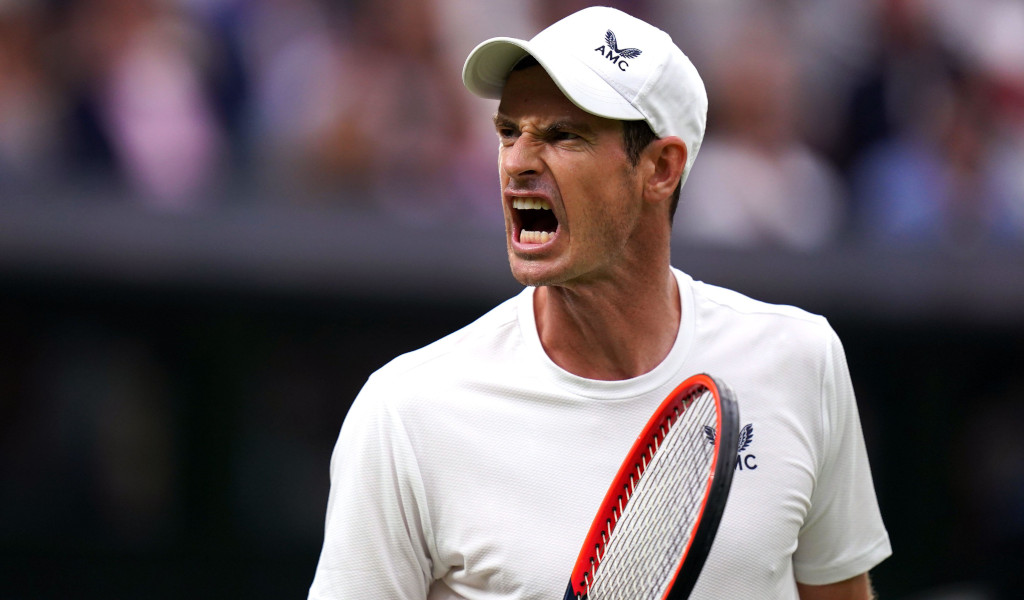
#> input picture data/images/andy.jpg, 1024 x 600 px
$ python masking.py
#> lines starting #> are read from the running program, lines starting #| are printed output that depends on the picture; after the words box and inside, x2 and y2 are one past the last pixel; in counts of white or black regions, pixels touching at a corner belong together
"""
_summary_

This script shows how to perform masking on images to segment out ROI (regions of interest) using bitwise operations. Essentially a binary mask is used with the region
we want to extract as foreground and everything else acting as background.
"""

__maintainer__ = "Nikunj Lad"

# import relevant libraries
import cv2, sys, argparse
import numpy as np

# parsing command line arguments
ap = argparse.ArgumentParser()
ap.add_argument("-i", "--image", type=str, default="../../data/images/andy.jpg", help="Path to input image")
args = vars(ap.parse_args())

# reading the image
image = cv2.imread(args["image"])
#> image is the input picture: shape (600, 1024, 3); mean B, G, R 98.2, 93, 103.6
cv2.imshow("Original Image", image)

# body: BL = (x=307, y=599), TL = (x=307, y=7), TR=(x=894, y=7), BR = (x=894, y=599)
body_canvas = np.zeros(image.shape[:2], dtype=np.uint8)
body_mask = cv2.rectangle(body_canvas, (307, 7), (894, 599), 255, -1)
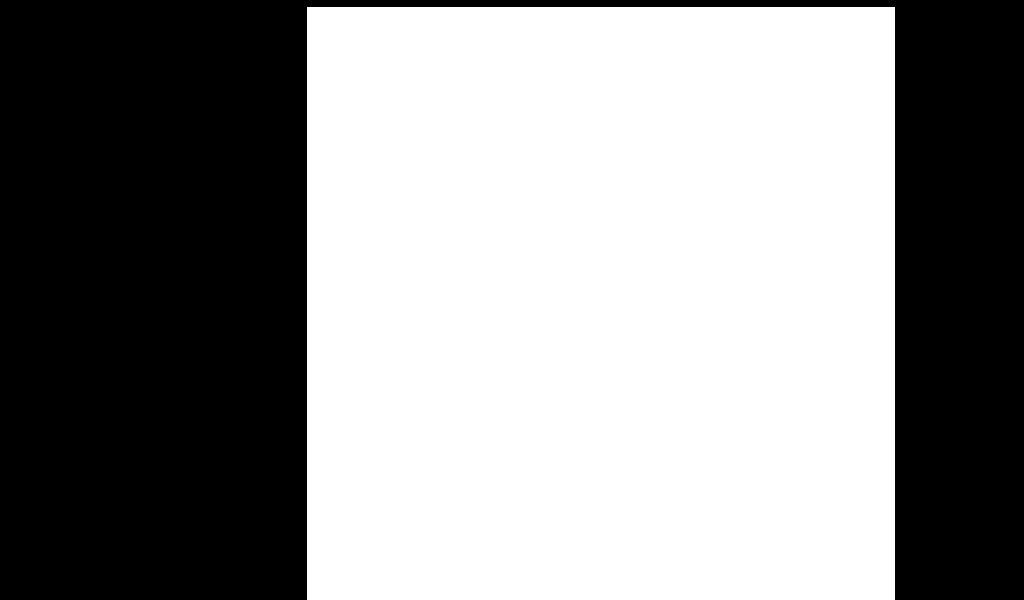
#> body_canvas: shape (600, 1024); 56.8% white; 1 black region, box (x1, y1, x2, y2) and area: (0, 0, 1024, 600) 265716
cv2.imshow("Body Mask", body_mask)

# extract body using body mask
# notice how for bitwise AND operation both source and the destination image are the same. That's because, we want to keep the original image channels of 3 but just tell
# OpenCV to leverage a binary mask to extract the region of interest.
body = cv2.bitwise_and(image, image, mask=body_mask)
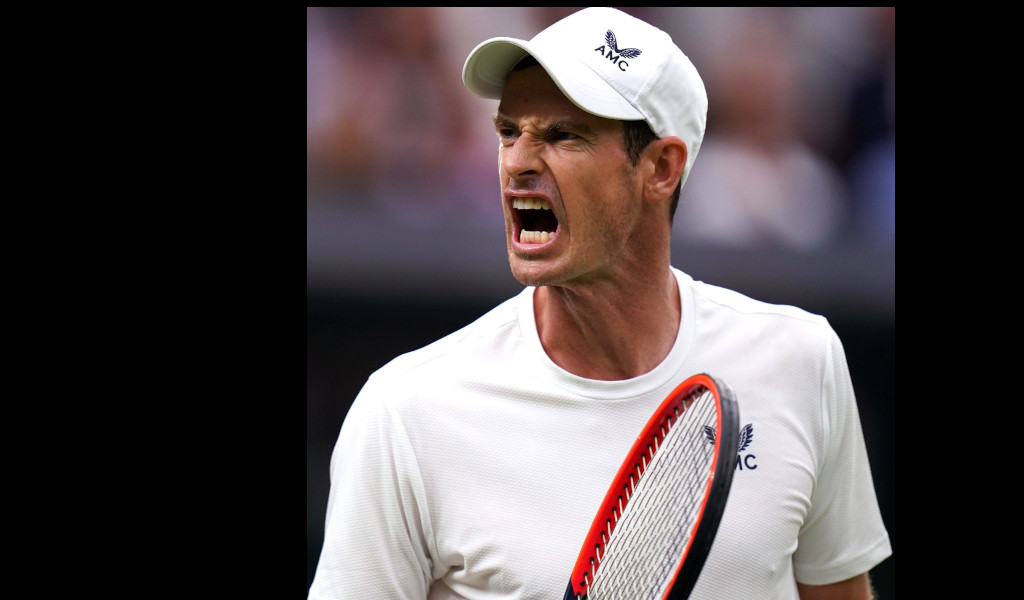
#> body: shape (600, 1024, 3); mean B, G, R 76.1, 74.8, 83.1
cv2.imshow("Andy's Body", body)

# face: TL = (x=420, y=0), BL = (x=430, y=320), TR=(x=730, y=0), BR = (x=740, y=320)
face_canvas = np.zeros(image.shape[:2], dtype=np.uint8)
face_mask = cv2.circle(face_canvas, (580, 160), 160, 255, -1)
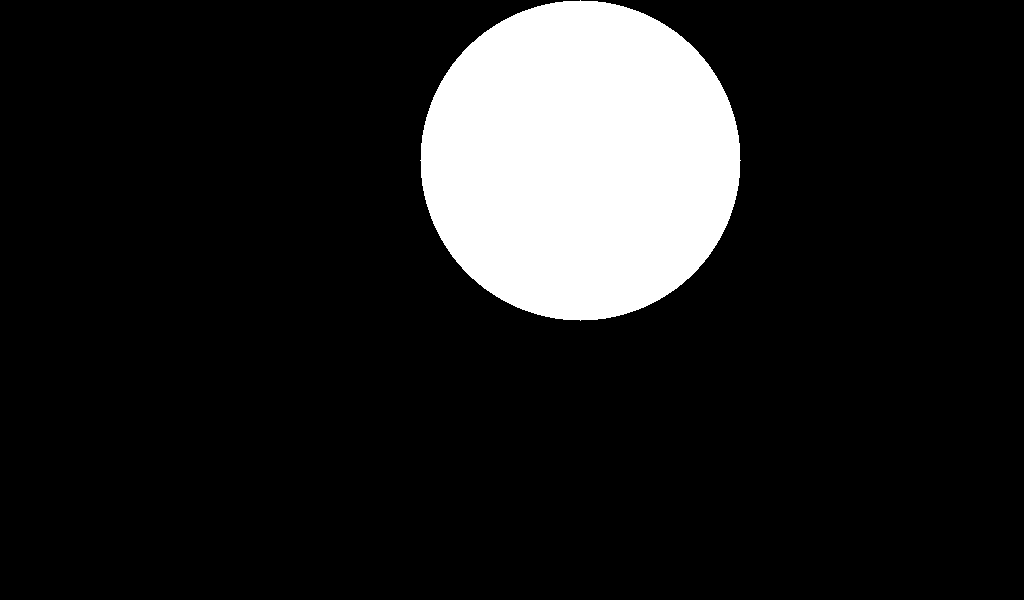
#> face_canvas: shape (600, 1024); 13.1% white; 1 white region, box (x1, y1, x2, y2) and area: (420, 0, 741, 321) 80381
cv2.imshow("Face Mask", face_mask)

# extract face using face mask
face = cv2.bitwise_and(image, image, mask=face_mask)
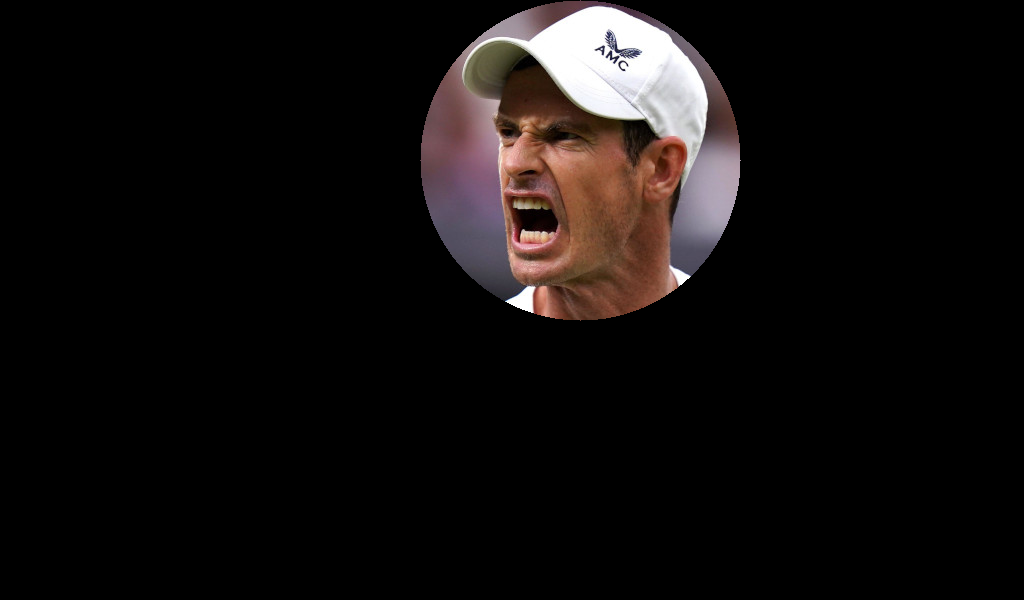
#> face: shape (600, 1024, 3); mean B, G, R 14.2, 14.8, 18.2
cv2.imshow("Andy's Face", face)

cv2.waitKey(0)
cv2.destroyAllWindows()

sys.exit(0)
#> (the program exits here)

$ run again, with data/images/sun.jpg copied over data/images/andy.jpg
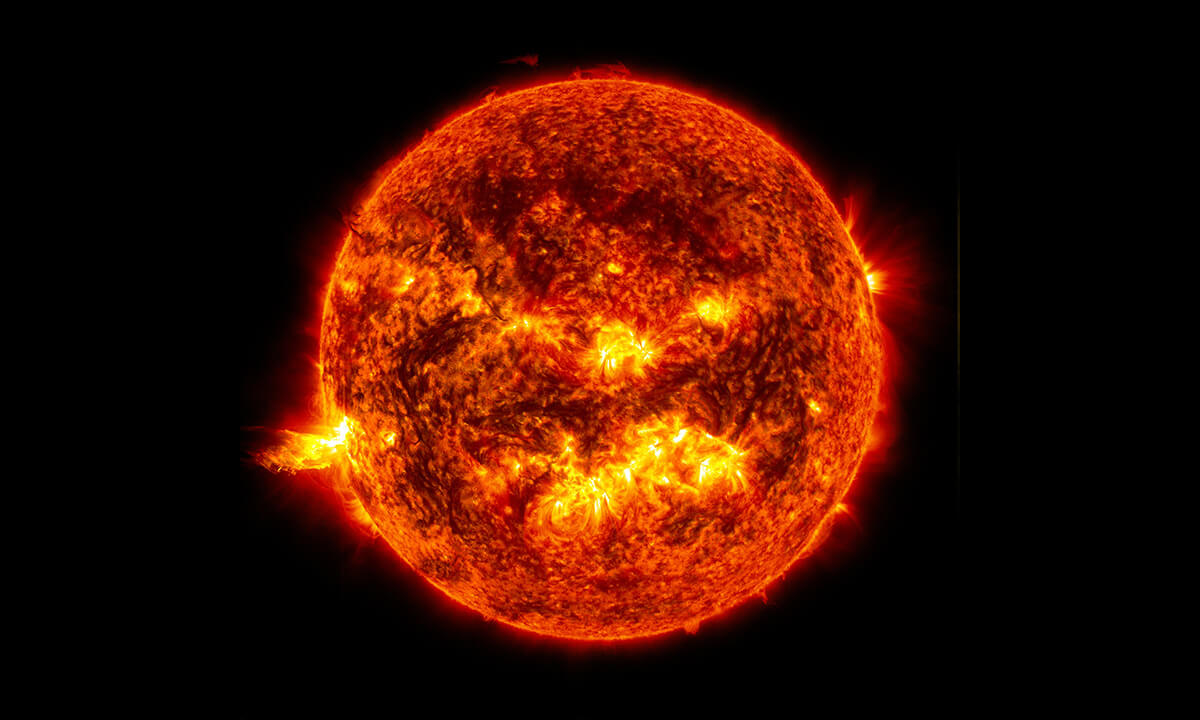
#> input picture data/images/sun.jpg, 1200 x 720 px
#> image is the input picture: shape (720, 1200, 3); mean B, G, R 2.2, 17.1, 61.1
#> `body_mask = cv2.rectangle(body_canvas, (307, 7), (894, 599), 255, -1)`:
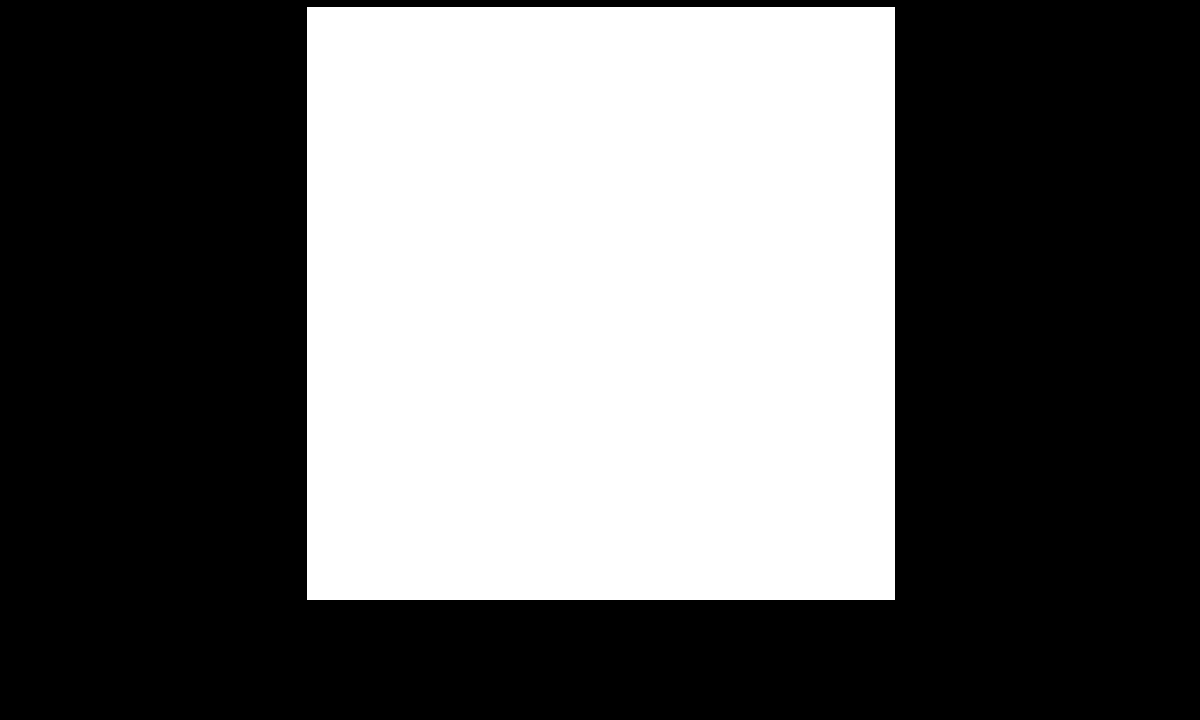
#> body_canvas: shape (720, 1200); 40.4% white; 1 white region, box (x1, y1, x2, y2) and area: (307, 7, 895, 600) 348684
#> face_canvas: shape (720, 1200); 9.3% white; 1 white region, box (x1, y1, x2, y2) and area: (420, 0, 741, 321) 80381
#> `face = cv2.bitwise_and(image, image, mask=face_mask)`:
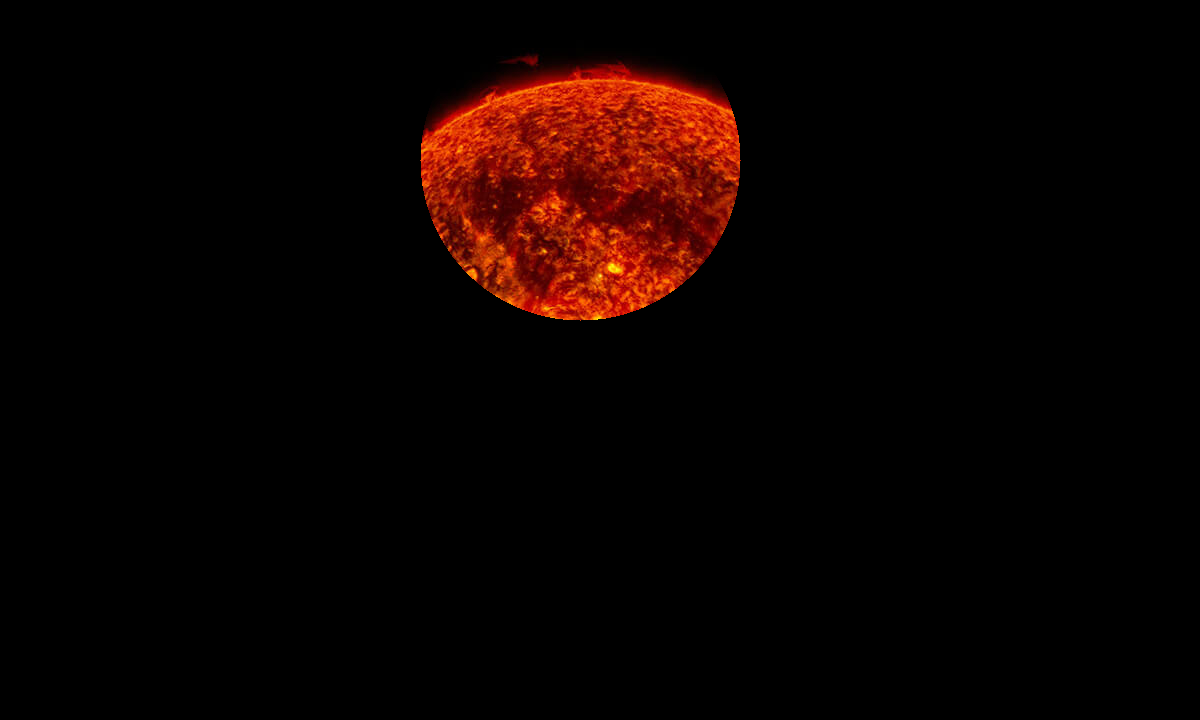
#> face: shape (720, 1200, 3); mean B, G, R 0.4, 2.2, 12

$ run again, with data/images/sunset.jpg copied over data/images/andy.jpg
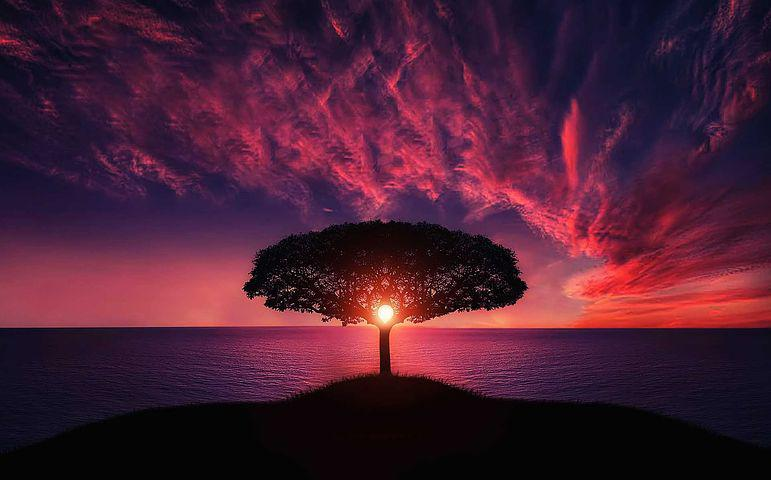
#> input picture data/images/sunset.jpg, 771 x 480 px
#> image is the input picture: shape (480, 771, 3); mean B, G, R 51.4, 30.4, 73.7
#> `body_mask = cv2.rectangle(body_canvas, (307, 7), (894, 599), 255, -1)`:
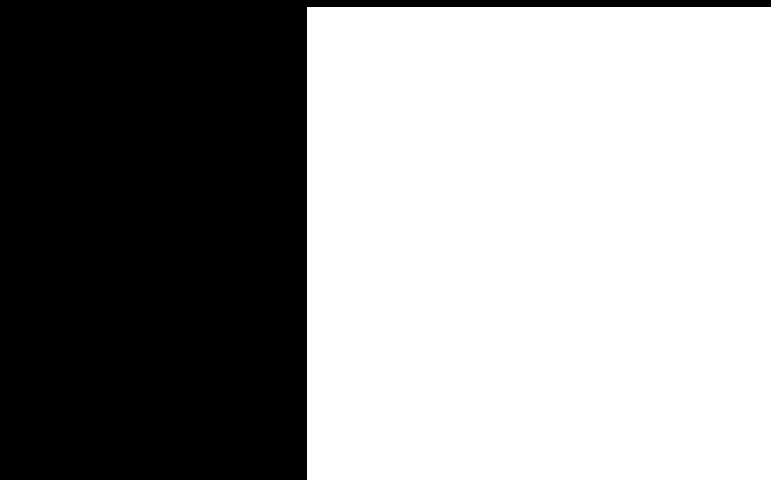
#> body_canvas: shape (480, 771); 59.3% white; 1 black region, box (x1, y1, x2, y2) and area: (0, 0, 771, 480) 150608
#> face_canvas: shape (480, 771); 21.7% white; 1 white region, box (x1, y1, x2, y2) and area: (420, 0, 741, 321) 80381
#> `face = cv2.bitwise_and(image, image, mask=face_mask)`:
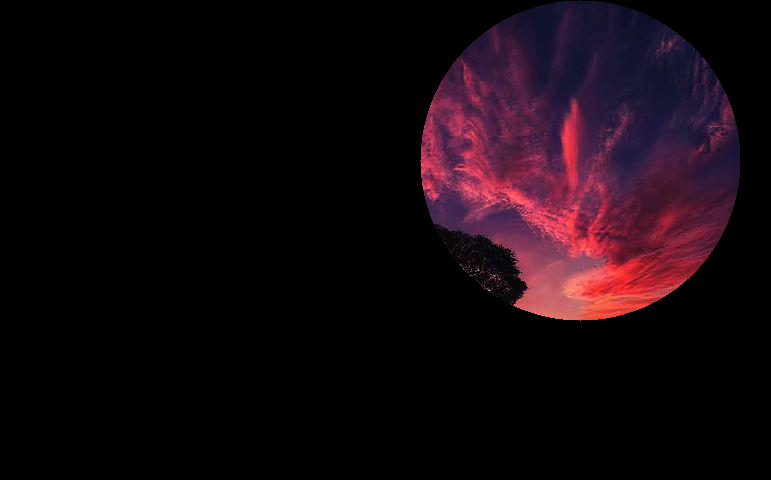
#> face: shape (480, 771, 3); mean B, G, R 13.8, 7.9, 20.1

$ run again, with data/images/troupial.jpg copied over data/images/andy.jpg
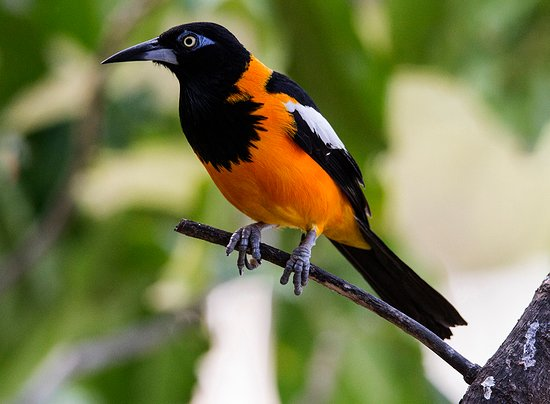
#> input picture data/images/troupial.jpg, 550 x 404 px
#> image is the input picture: shape (404, 550, 3); mean B, G, R 80.5, 124.3, 121.3
#> `body_mask = cv2.rectangle(body_canvas, (307, 7), (894, 599), 255, -1)`:
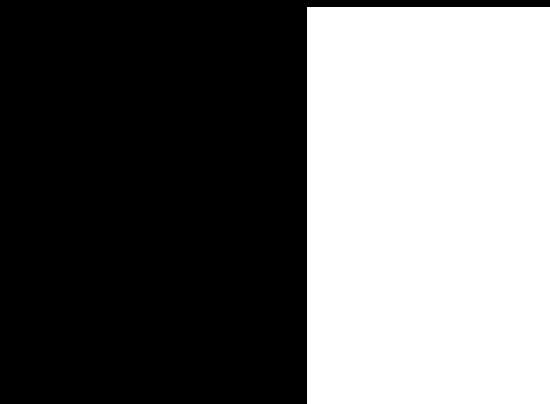
#> body_canvas: shape (404, 550); 43.4% white; 1 white region, box (x1, y1, x2, y2) and area: (307, 7, 550, 404) 96471
#> face_canvas: shape (404, 550); 13.7% white; 1 white region, box (x1, y1, x2, y2) and area: (420, 4, 550, 317) 30496
#> `face = cv2.bitwise_and(image, image, mask=face_mask)`:
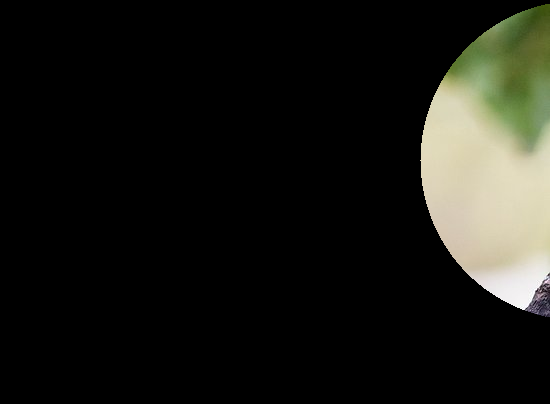
#> face: shape (404, 550, 3); mean B, G, R 20.3, 25.2, 25
